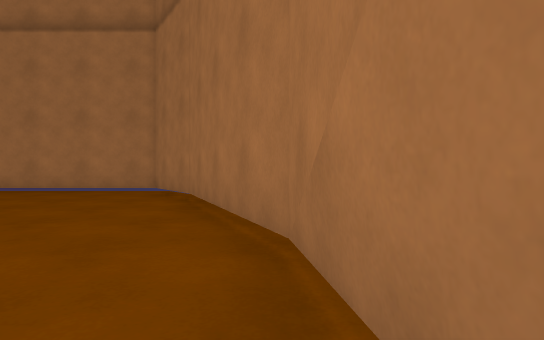
[1] (above)

15 first-person views from a walk through a 3-D level made in the Unity game engine. The camera is 0.72 m above the floor, looks level and sees 75° across. The floor is counted in squares, 1 m on a side. Each view is taken from the middle of a square. On the plan, view 1 faces up. The plan holds only what a view shows up to about 11 squares ahead; the rest is blank. The place goes on beyond the plan. Some animated figures are not drawn.

[2]
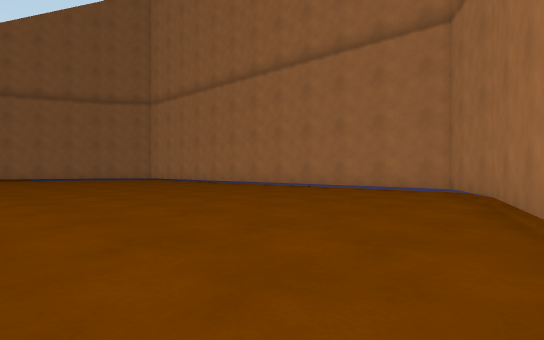

[3]
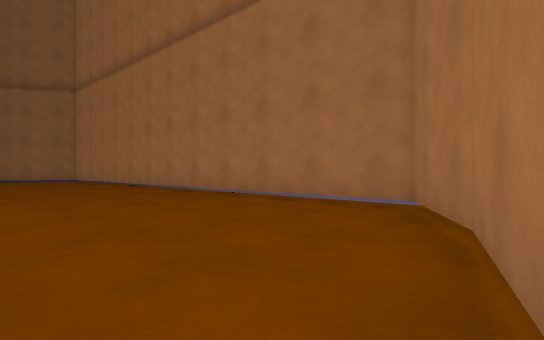

[4]
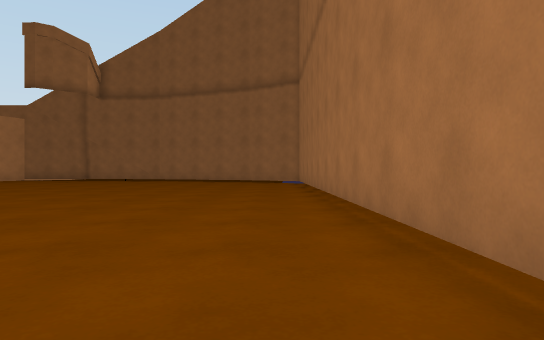

[5]
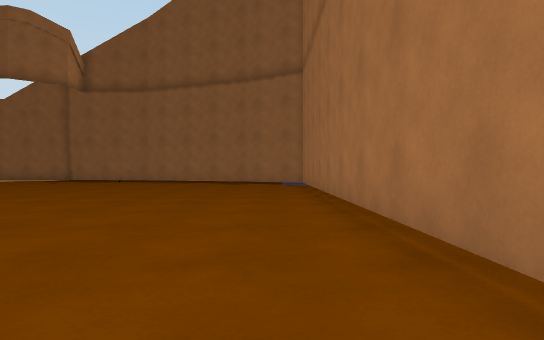

[6]
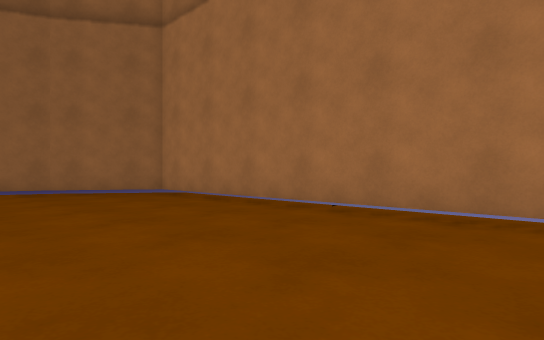

[7]
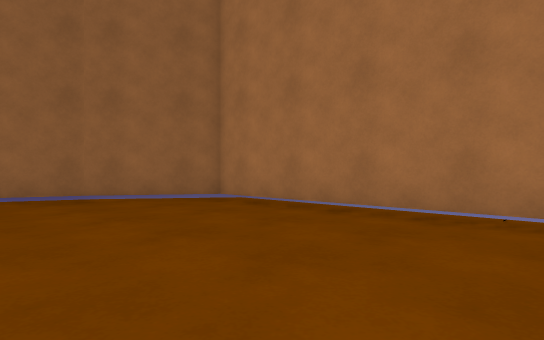

[8]
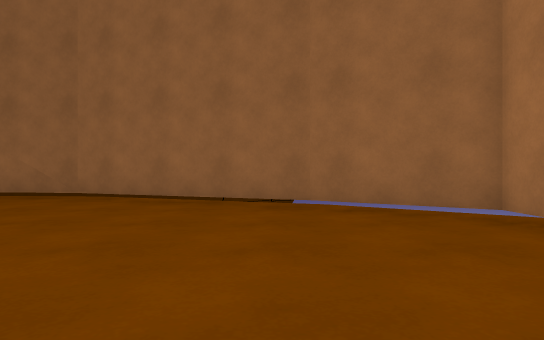

[9]
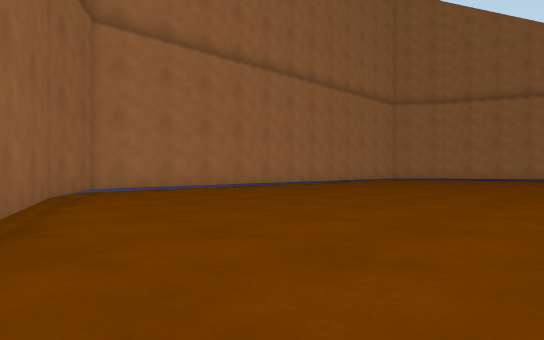

[10]
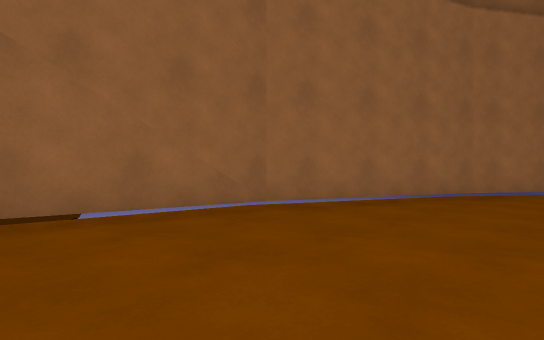

[11]
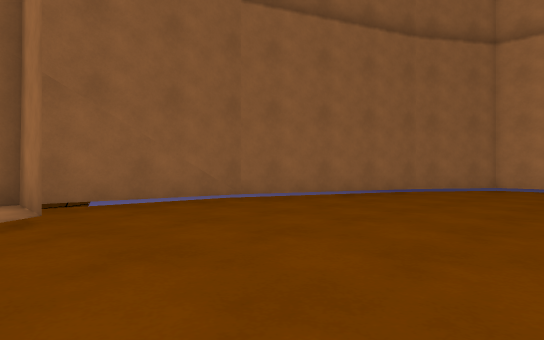

[12]
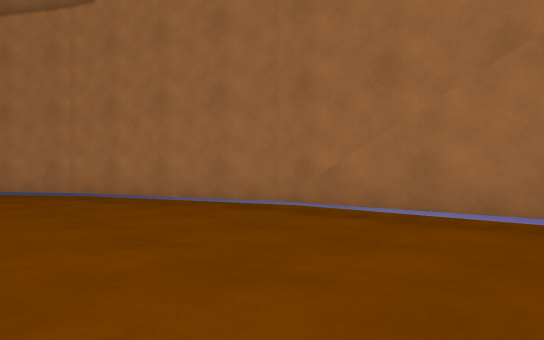

[13]
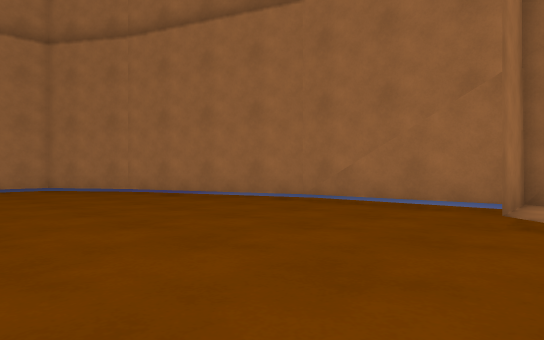

[14]
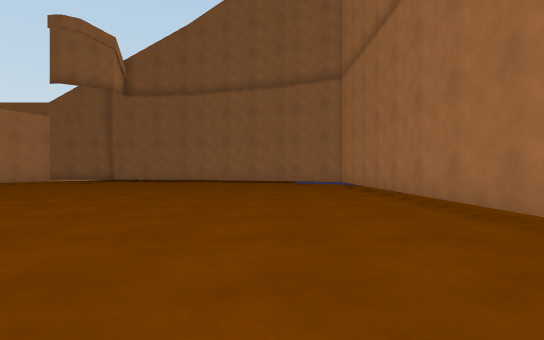

[15]
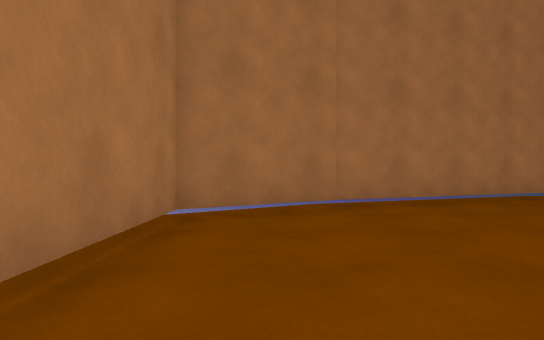

### Floor plan
Points are (right, up) in squares from view 1. A wall is a line through its corners. A room is listed if a view was taken in it or the views show most of it. See-through windows are left out.
Room 1 (views 1, 2, 3, 4, 5, 6, 7, 8, 9, 10, 11, 12, 13, 14, 15)
walls: (-24.9, 8.8) (-27.1, 3) (-27.7, -2); (-2, 8.7) (-3.7, 11.4) (-23.3, 11.4) (-25, 8.7); (0.2, 3) (-2.1, 8.8); (0.7, -2) (0.1, 3)

Positions as (right, up) in squares from view 1, and headings:
1: (0, 0), facing up
2: (0, 0), facing up-left
3: (-1, 5), facing up-left
4: (-5, 10), facing left
5: (-7, 10), facing left
6: (-13, 6), facing up-left
7: (-16, 6), facing up-left
8: (-18, 8), facing left
9: (-27, 0), facing up-right
10: (-22, -2), facing up-left
11: (-20, -3), facing up-left
12: (-5, -2), facing up-right
13: (-7, -3), facing up-right
14: (-6, 8), facing left
15: (-9, 10), facing right
